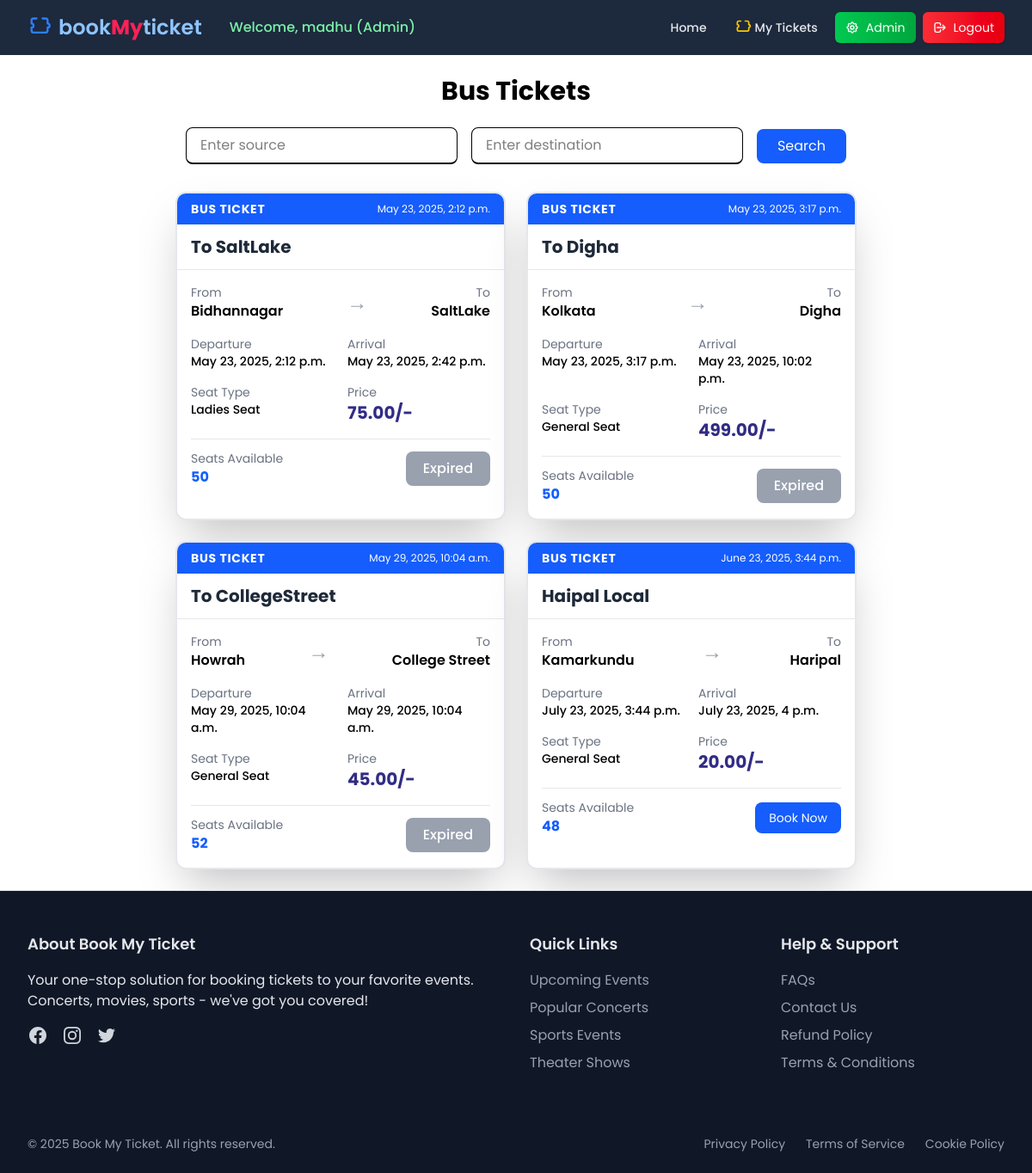
The page /busbooking/busbook/ (signed in) on the database its author committed.
### booking_bus/models.py (models this page shows, shortened)
class Ticketsbus(models.Model):
    seat_types = [
        ('GN','General Seat'),
        ('LD','Ladies Seat'),
    ]
    seat_no = [
        ('GN','1-25'),
        ('LD','26-50'),
    ]
    name = models.CharField(max_length=20)
    date_time = models.DateTimeField(default=timezone.now)
    type1 = models.CharField(max_length=2, choices=seat_types)
    type2 = models.CharField(max_length=3, choices=seat_no)
    source = models.CharField(max_length=20)
    destination = models.CharField(max_length=20)
    departure_time = models.DateTimeField(default=timezone.now)
    arrival_time = models.DateTimeField(default=timezone.now)
    total_seats = models.PositiveIntegerField()
    price = models.DecimalField(max_digits=10, decimal_places=2)
    @property
    def has_departed(self):
        return timezone.now() > self.departure_time

### booking_bus/views.py (the view)
# urls.py: path('busbook/',views.busbook,name='busbook'),
def busbook(request):
    source = request.GET.get('source', '')
    destination = request.GET.get('destination', '')
    if source and destination:
        tickets = Ticketsbus.objects.filter(source__icontains=source, destination__icontains=destination)
    elif destination:
        tickets = Ticketsbus.objects.filter(destination__icontains=destination)
    elif source:
        tickets = Ticketsbus.objects.filter(source__icontains=source)
    else:
        tickets = Ticketsbus.objects.all()
    return render(request, 'booking_bus/book_bus.html', {'tickets': tickets})

### booking_bus/templates/booking_bus/book_bus.html (shortened to what this page needs)
{% extends "layout.html" %}
{% block content %}
{% if user.is_authenticated %}
<div class="p-6 min-h-screen">
    <h1 class="text-3xl font-bold mb-6 text-center text-black">Bus Tickets</h1>
    <form method="get" class="max-w-3xl mx-auto mb-8">
        <div class="flex flex-col md:flex-row items-center gap-4">
            <input
                type="text"
                name="source"
                placeholder="Enter source"
                value="{{ request.GET.source }}"
                class="w-full px-4 py-2 rounded-lg border border-b-2 focus:outline-none focus:ring-2 focus:ring-blue-500" />
            <input
                type="text"
                name="destination"
                placeholder="Enter destination"
                value="{{ request.GET.destination }}"
                class="w-full px-4 py-2 rounded-lg border border-b-2 focus:outline-none focus:ring-2 focus:ring-blue-500" />
            <button
                type="submit"
                class="bg-blue-600 text-white px-6 py-2 rounded-lg hover:bg-blue-700 transition">
                Search
            </button>
        </div>
    </form>
    <div class="container mx-auto px-4">
        {% if tickets %}
        <div class="flex flex-wrap justify-center gap-6">
            {% for ticket in tickets %}
            <div class="w-full md:w-96 bg-white rounded-xl shadow-2xl overflow-hidden border-2 border-gray-200 transform hover:scale-105 transition duration-300">
                <div class="bg-blue-600 px-4 py-2 flex justify-between items-center">
                    <span class="text-white font-bold text-sm uppercase tracking-wider">Bus Ticket</span>
                    <span class="text-white text-xs">{{ ticket.date_time }}</span>
                </div>
                <div class="px-4 py-3 border-b border-gray-200">
                    <h2 class="text-xl font-bold text-gray-800">{{ ticket.name }}</h2>
                </div>
                <div class="p-4">
                    <div class="flex items-center justify-between mb-3">
                        <div>
                            <p class="text-gray-500 text-sm">From</p>
                            <p class="font-semibold">{{ ticket.source }}</p>
                        </div>
                        <div class="text-2xl text-gray-400">→</div>
                        <div class="text-right">
                            <p class="text-gray-500 text-sm">To</p>
                            <p class="font-semibold">{{ ticket.destination }}</p>
                        </div>
                    </div>
                    <div class="grid grid-cols-2 gap-4 text-sm mt-4">
                        <div>
                            <p class="text-gray-500">Departure</p>
                            <p class="font-medium">{{ ticket.departure_time }}</p>
                        </div>
                        <div>
                            <p class="text-gray-500">Arrival</p>
                            <p class="font-medium">{{ ticket.arrival_time }}</p>
                        </div>
                        <div>
                            <p class="text-gray-500">Seat Type</p>
                            <p class="font-medium">{{ ticket.get_type1_display }}</p>
                        </div>
                        <div>
                            <p class="text-gray-500">Price</p>
                            <p class="text-xl font-bold text-indigo-900">{{ ticket.price }}/-</p>
                        </div>
                    </div>
                    <div class="mt-4 pt-3 border-t border-gray-200 flex justify-between items-center">
                        <div>
                            <p class="text-gray-500 text-sm">Seats Available</p>
                            <p class="font-bold text-blue-600">{{ ticket.total_seats }}</p>
                        </div>
                        {% if ticket.has_departed %}
                        <button class="bg-gray-400 text-white font-medium py-2 px-5 rounded-lg cursor-not-allowed" disabled>
                            Expired
                        </button>
                        {% else %}
                        <form method="post" action="{% url 'book_bus_ticket' ticket.id %}">
                            <button type="submit" class="bg-blue-600 text-white px-4 py-2 rounded-lg text-sm hover:bg-blue-700 transition">
                                Book Now
                          </form>
                          {% endif %}
                    </div>
                </div>
            </div>
            {% endfor %}
        </div>
        {% else %}
        <p class="text-center text-white text-lg font-semibold">No tickets found matching your search.</p>
        {% endif %}
    </div>
</div>
{% endif %}
{% endblock content %}

### templates/layout.html (shortened to what this page needs)
{% load static %}
{% load static tailwind_tags %}
{% load django_browser_reload %}
<!DOCTYPE html>
<html lang="en" x-data="{ open: false, scrolled: false }" @scroll.window="scrolled = window.scrollY > 10">
<head>
    {% tailwind_css %}
</head>
<body class="bg-white flex flex-col min-h-screen font-poppins antialiased">
{% block navbar %}
<header class="fixed w-full z-50" :class="{'shadow-lg': scrolled}">
    <nav class="bg-slate-800 transition-slow" :class="{'bg-opacity-95 backdrop-blur-sm': scrolled}">
        <div class="max-w-7xl mx-auto px-4 sm:px-6 lg:px-8">
            <div class="flex justify-between items-center h-16">
                <div class="flex-shrink-0 flex items-center">
                    <a href="{% url 'home' %}" class="flex items-center space-x-2 text-blue-300 font-semibold text-2xl">
                        <svg xmlns="http://www.w3.org/2000/svg" class="w-7 h-7 text-blue-500" fill="none" viewBox="0 0 24 24" stroke="currentColor">
                            <path stroke-linecap="round" stroke-linejoin="round" stroke-width="2"
                                d="M9 3H6a2 2 0 00-2 2v3a2 2 0 010 4v3a2 2 0 002 2h3m6-14h3a2 2 0 012 2v3a2 2 0 010 4v3a2 2 0 01-2 2h-3m-6 0h6" />
                        </svg>
                        <span class="hidden sm:inline">
                            book<span class="text-rose-500 font-bold">My</span>ticket
                        </span>
                    </a>
                </div>
                <div class="hidden md:flex items-center space-x-4 ml-6">
                    {% if user.is_authenticated %}
                        <span class="text-green-300 font-medium text-sm md:text-base">
                            Welcome, {{ user.username }}{% if user.username == 'madhu' %} (Admin){% endif %}
                        </span>
                    {% endif %}
                </div>
                <div class="hidden md:flex items-center space-x-2 ml-auto">
                    <a href="{% url 'home' %}" class="px-3 py-2 rounded-md text-gray-200 hover:text-white hover:bg-slate-700 text-sm font-medium transition-slow">Home</a>
                    {% if user.is_authenticated %}
                    <a href="{% url 'my_tickets' %}" class="flex items-center px-3 py-2 rounded-md text-gray-200 hover:text-white hover:bg-slate-700 text-sm font-medium transition-slow gap-1">
                        <svg xmlns="http://www.w3.org/2000/svg" class="w-5 h-5 text-yellow-400" fill="none" viewBox="0 0 24 24" stroke="currentColor">
                            <path stroke-linecap="round" stroke-linejoin="round" stroke-width="2"
                                    d="M9 3H6a2 2 0 00-2 2v3a2 2 0 010 4v3a2 2 0 002 2h3m6-14h3a2 2 0 012 2v3a2 2 0 010 4v3a2 2 0 01-2 2h-3m-6 0h6" />
                        </svg>
                        My Tickets
                    </a>
                        {% if user.username == 'madhu' %}
                            <a href="/admin/" class="px-3 py-2 rounded-md text-white bg-gradient-to-r from-green-500 to-green-600 hover:from-green-600 hover:to-green-700 transition-slow shadow hover:shadow-lg flex items-center gap-2 text-sm">
                                Admin
                            </a>
                        {% endif %}
                        <a href="{% url 'logout' %}" class="px-3 py-2 rounded-md text-white bg-gradient-to-r from-red-500 to-red-600 hover:from-red-600 hover:to-red-700 transition-slow shadow hover:shadow-lg flex items-center gap-2 text-sm">
                            <svg xmlns="http://www.w3.org/2000/svg" class="h-4 w-4" fill="none" viewBox="0 0 24 24" stroke="currentColor">
                                <path stroke-linecap="round" stroke-linejoin="round" stroke-width="2" d="M17 16l4-4m0 0l-4-4m4 4H7m6 4v1a3 3 0 01-3 3H6a3 3 0 01-3-3V7a3 3 0 013-3h4a3 3 0 013 3v1" />
                            </svg>
                            Logout
                        </a>
                    {% endif %}
                </div>
            </div>
        </div>
    </nav>
</header>
{% endblock %}
<main class="flex-grow pt-16">
    {% block content %}
    {% endblock %}
</main>
{% block footer %}
<footer class="bg-gray-900 text-gray-200 border-t border-gray-200">
    <div class="max-w-7xl mx-auto px-4 sm:px-6 lg:px-8 py-12">
        <div class="grid grid-cols-1 md:grid-cols-4 gap-8">
            <div class="md:col-span-2">
                <h3 class="text-lg font-semibold text-gray-200 mb-4">About Book My Ticket</h3>
                <p class="text-gray-200 mb-4">
                    Your one-stop solution for booking tickets to your favorite events. Concerts, movies, sports - we've got you covered!
                </p>
                <div class="flex space-x-4">
                    <a href="#" class="text-gray-300 hover:text-blue-600 transition-colors">
                    </a>
                    <a href="#" class="text-gray-300 hover:text-pink-500 transition-colors">
                    </a>
                    <a href="#" class="text-gray-300 hover:text-blue-400 transition-colors">
                    </a>
                </div>
            </div>
            <div>
                <h3 class="text-lg font-semibold text-gray-200 mb-4">Quick Links</h3>
                <ul class="space-y-2">
                    <li><a href="#" class="text-gray-400 hover:text-blue-600 transition-colors">Upcoming Events</a></li>
                    <li><a href="#" class="text-gray-400 hover:text-blue-600 transition-colors">Popular Concerts</a></li>
                    <li><a href="#" class="text-gray-400 hover:text-blue-600 transition-colors">Sports Events</a></li>
                    <li><a href="#" class="text-gray-400 hover:text-blue-600 transition-colors">Theater Shows</a></li>
                </ul>
            </div>
            <div>
                <h3 class="text-lg font-semibold text-gray-200 mb-4">Help & Support</h3>
                <ul class="space-y-2">
                    <li><a href="#" class="text-gray-400 hover:text-blue-600 transition-colors">FAQs</a></li>
                    <li><a href="#" class="text-gray-400 hover:text-blue-600 transition-colors">Contact Us</a></li>
                    <li><a href="#" class="text-gray-400 hover:text-blue-600 transition-colors">Refund Policy</a></li>
                    <li><a href="#" class="text-gray-400 hover:text-blue-600 transition-colors">Terms & Conditions</a></li>
                </ul>
            </div>
        </div>
    </div>
    <div class="bg-gray-900 py-6">
        <div class="max-w-7xl mx-auto px-4 sm:px-6 lg:px-8">
            <div class="flex flex-col md:flex-row justify-between items-center">
                <p class="text-sm text-gray-400 mb-4 md:mb-0">
                    &copy; 2025 Book My Ticket. All rights reserved.
                </p>
                <div class="flex space-x-6" >
                    <a href="#" class="text-sm text-gray-400 hover:text-blue-600 transition-colors">Privacy Policy</a>
                    <a href="#" class="text-sm text-gray-400 hover:text-blue-600 transition-colors">Terms of Service</a>
                    <a href="#" class="text-sm text-gray-400 hover:text-blue-600 transition-colors">Cookie Policy</a>
                </div>
            </div>
        </div>
    </div>
</footer>
{% endblock %}
</body>
</html>

### templates/layout.html (style rules this page uses)
.font-poppins { font-family: 'Poppins', sans-serif; }
.transition-slow { transition: all 0.3s ease-in-out; }

### rows shown on the page
Ticketsbus: date_time "May 23, 2025, 2:12 p.m.", name "To SaltLake", source "Bidhannagar", destination "SaltLake", departure_time "May 23, 2025, 2:12 p.m.", arrival_time "May 23, 2025, 2:42 p.m.", type1 "Ladies Seat", price "75.00", total_seats "50", shows "Expired"
Ticketsbus: date_time "May 23, 2025, 3:17 p.m.", name "To Digha", source "Kolkata", destination "Digha", departure_time "May 23, 2025, 3:17 p.m.", arrival_time "May 23, 2025, 10:02 p.m.", type1 "General Seat", price "499.00", total_seats "50", shows "Expired"
Ticketsbus: date_time "May 29, 2025, 10:04 a.m.", name "To CollegeStreet", source "Howrah", destination "College Street", departure_time "May 29, 2025, 10:04 a.m.", arrival_time "May 29, 2025, 10:04 a.m.", type1 "General Seat", price "45.00", total_seats "52", shows "Expired"
Ticketsbus: date_time "June 23, 2025, 3:44 p.m.", name "Haipal Local", source "Kamarkundu", destination "Haripal", departure_time "July 23, 2025, 3:44 p.m.", arrival_time "July 23, 2025, 4 p.m.", type1 "General Seat", price "20.00", total_seats "48", shows "Book Now"

### other values the page prints
{{ user.username }} "madhu"
